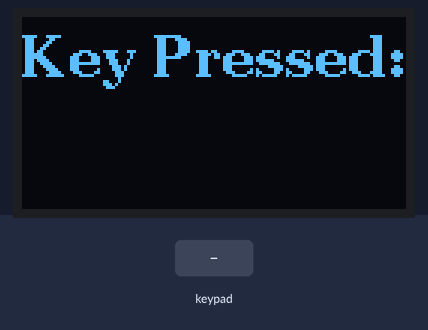
Simulated run of this program. Board: ESP32. Shown: 128×64 one-colour display. The inputs (shaded band) are chosen by the test bench. What the program prints to the serial monitor is not drawn.

Above: at 1.2 s.
1.3 s: keypad keys 1 3 1 2 1 4 2 7 # pressed 0.4 s apart
At 5.3 s:
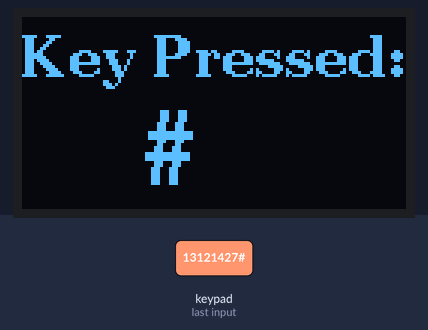
6.4 s: key 'A' pressed
At 7.6 s:
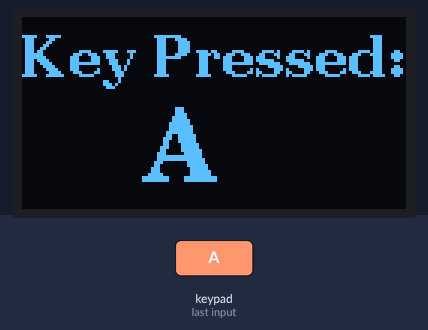
7.9 s: key 'C' pressed
At 9.0 s:
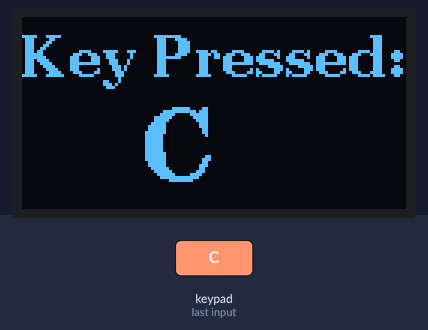
9.4 s: keypad keys 1 3 1 2 1 4 2 7 D pressed 0.4 s apart
At 13.8 s:
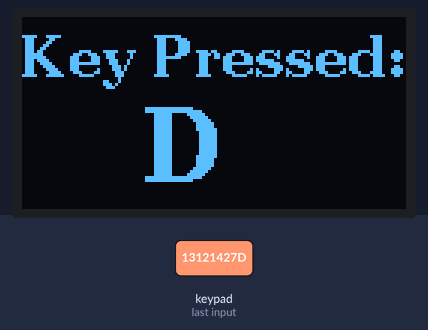
14.5 s: key 'B' pressed
At 15.1 s:
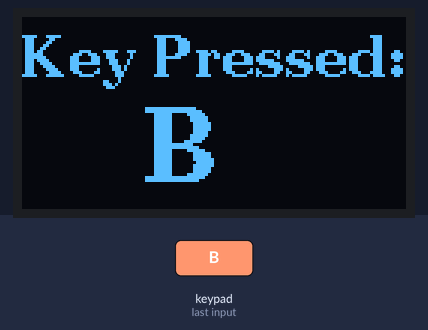
16.0 s: keypad keys 1 3 1 2 1 4 2 7 * pressed 0.4 s apart
At 19.9 s:
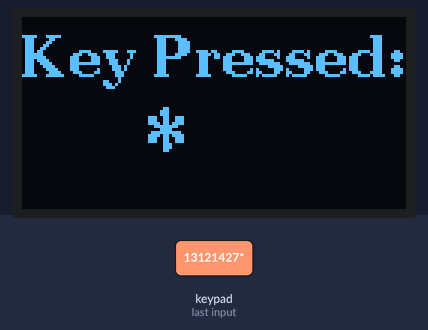
Timing chart, 0 to 21.4 s (numbered marks = the images above; inputs shaded):
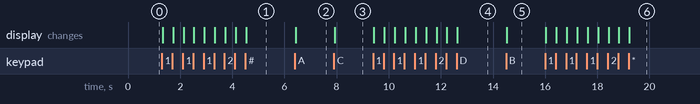

Measured:
- after the input at 1.3 s, the display: first changes at once (image 1 shows a later state)
- after the input at 6.4 s, the display: changes at once (image 2)
- after the input at 7.9 s, the display: changes at once (image 3)
- after the input at 9.4 s, the display: first changes at once (image 4 shows a later state)
- after the input at 14.5 s, the display: changes at once (image 5)
- after the input at 16.0 s, the display: first changes at once (image 6 shows a later state)

The program:

main.cpp
```cpp
#include <Arduino.h>
#include <Wire.h>
#include <U8g2lib.h>
#include <Keypad.h>

U8G2_SH1106_128X64_NONAME_F_HW_I2C u8g2(U8G2_R0, U8X8_PIN_NONE, 22, 21);

const byte ROWS = 4;
const byte COLS = 4;

char keys[ROWS][COLS] = {
  {'1','2','3','A'},
  {'4','5','6','B'},
  {'7','8','9','C'},
  {'*','0','#','D'}
};

byte rowPins[ROWS] = {13, 12, 14, 27};
byte colPins[COLS] = {26, 25, 33, 32};

Keypad keypad = Keypad(makeKeymap(keys), rowPins, colPins, ROWS, COLS);

String input = "";

void updateDisplay() {
  u8g2.clearBuffer();
  u8g2.setFont(u8g2_font_ncenB14_tr);
  u8g2.drawStr(0, 20, "Key Pressed:");
  u8g2.setFont(u8g2_font_ncenB24_tr);
  u8g2.drawStr(40, 55, input.c_str());
  u8g2.sendBuffer();
}

void setup() {
  Serial.begin(115200);
  Wire.begin(21, 22);
  u8g2.begin();
  u8g2.setContrast(255);
  updateDisplay();
}

void loop() {
  char key = keypad.getKey();
  if (key) {
    Serial.println(key);
    input = String(key); // shows last pressed key
    updateDisplay();
  }
}
```
